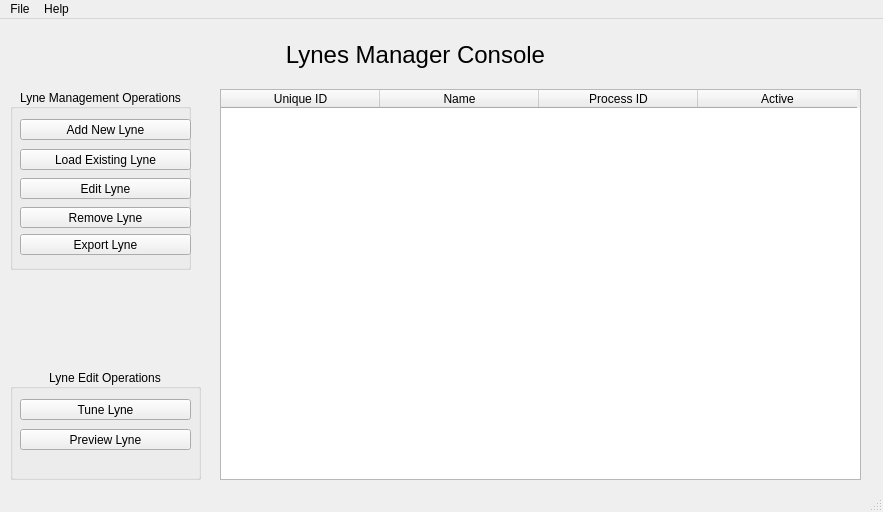
<?xml version="1.0" encoding="UTF-8"?>
<ui version="4.0">
 <class>LynesManagerMain</class>
 <widget class="QMainWindow" name="LynesManagerMain">
  <property name="geometry">
   <rect>
    <x>0</x>
    <y>0</y>
    <width>883</width>
    <height>512</height>
   </rect>
  </property>
  <property name="windowTitle">
   <string>Lynes Manager</string>
  </property>
  <widget class="QWidget" name="centralWidget">
   <widget class="QGroupBox" name="operationsPanel">
    <property name="geometry">
     <rect>
      <x>10</x>
      <y>70</y>
      <width>181</width>
      <height>181</height>
     </rect>
    </property>
    <property name="title">
     <string>Lyne Management Operations</string>
    </property>
    <property name="alignment">
     <set>Qt::AlignCenter</set>
    </property>
    <widget class="QPushButton" name="addLyneButton">
     <property name="geometry">
      <rect>
       <x>10</x>
       <y>30</y>
       <width>171</width>
       <height>21</height>
      </rect>
     </property>
     <property name="text">
      <string>Add New Lyne</string>
     </property>
    </widget>
    <widget class="QPushButton" name="removeLyne">
     <property name="geometry">
      <rect>
       <x>10</x>
       <y>118</y>
       <width>171</width>
       <height>21</height>
      </rect>
     </property>
     <property name="text">
      <string>Remove Lyne</string>
     </property>
    </widget>
    <widget class="QPushButton" name="exportLineButton">
     <property name="geometry">
      <rect>
       <x>10</x>
       <y>145</y>
       <width>171</width>
       <height>21</height>
      </rect>
     </property>
     <property name="text">
      <string>Export Lyne</string>
     </property>
    </widget>
    <widget class="QPushButton" name="LoadExistingLyneButton">
     <property name="geometry">
      <rect>
       <x>10</x>
       <y>60</y>
       <width>171</width>
       <height>21</height>
      </rect>
     </property>
     <property name="text">
      <string>Load Existing Lyne</string>
     </property>
    </widget>
    <widget class="QPushButton" name="editLyneButton">
     <property name="geometry">
      <rect>
       <x>10</x>
       <y>89</y>
       <width>171</width>
       <height>21</height>
      </rect>
     </property>
     <property name="text">
      <string>Edit Lyne</string>
     </property>
    </widget>
   </widget>
   <widget class="QGroupBox" name="groupBox">
    <property name="geometry">
     <rect>
      <x>10</x>
      <y>350</y>
      <width>191</width>
      <height>111</height>
     </rect>
    </property>
    <property name="title">
     <string>Lyne Edit Operations</string>
    </property>
    <property name="alignment">
     <set>Qt::AlignCenter</set>
    </property>
    <widget class="QPushButton" name="tuneLyneButton">
     <property name="geometry">
      <rect>
       <x>10</x>
       <y>30</y>
       <width>171</width>
       <height>21</height>
      </rect>
     </property>
     <property name="text">
      <string>Tune Lyne</string>
     </property>
    </widget>
    <widget class="QPushButton" name="previewLyneButton">
     <property name="geometry">
      <rect>
       <x>10</x>
       <y>60</y>
       <width>171</width>
       <height>21</height>
      </rect>
     </property>
     <property name="text">
      <string>Preview Lyne</string>
     </property>
    </widget>
   </widget>
   <widget class="QTableWidget" name="activeLyneTableWidget">
    <property name="geometry">
     <rect>
      <x>220</x>
      <y>70</y>
      <width>641</width>
      <height>391</height>
     </rect>
    </property>
    <property name="font">
     <font>
      <italic>false</italic>
     </font>
    </property>
    <property name="editTriggers">
     <set>QAbstractItemView::NoEditTriggers</set>
    </property>
    <property name="alternatingRowColors">
     <bool>true</bool>
    </property>
    <property name="selectionMode">
     <enum>QAbstractItemView::SingleSelection</enum>
    </property>
    <property name="selectionBehavior">
     <enum>QAbstractItemView::SelectRows</enum>
    </property>
    <property name="textElideMode">
     <enum>Qt::ElideMiddle</enum>
    </property>
    <property name="sortingEnabled">
     <bool>true</bool>
    </property>
    <property name="rowCount">
     <number>0</number>
    </property>
    <property name="columnCount">
     <number>4</number>
    </property>
    <attribute name="horizontalHeaderDefaultSectionSize">
     <number>159</number>
    </attribute>
    <attribute name="verticalHeaderVisible">
     <bool>false</bool>
    </attribute>
    <column>
     <property name="text">
      <string>Unique ID</string>
     </property>
    </column>
    <column>
     <property name="text">
      <string>Name</string>
     </property>
    </column>
    <column>
     <property name="text">
      <string>Process ID</string>
     </property>
    </column>
    <column>
     <property name="text">
      <string>Active</string>
     </property>
    </column>
   </widget>
   <widget class="QLabel" name="titleLabel">
    <property name="geometry">
     <rect>
      <x>260</x>
      <y>20</y>
      <width>311</width>
      <height>31</height>
     </rect>
    </property>
    <property name="font">
     <font>
      <pointsize>18</pointsize>
     </font>
    </property>
    <property name="text">
     <string>Lynes Manager Console</string>
    </property>
    <property name="alignment">
     <set>Qt::AlignCenter</set>
    </property>
   </widget>
  </widget>
  <widget class="QMenuBar" name="menuBar">
   <property name="geometry">
    <rect>
     <x>0</x>
     <y>0</y>
     <width>883</width>
     <height>19</height>
    </rect>
   </property>
   <widget class="QMenu" name="menuFile">
    <property name="title">
     <string>File</string>
    </property>
    <addaction name="separator"/>
   </widget>
   <widget class="QMenu" name="menuHelp">
    <property name="title">
     <string>Help</string>
    </property>
    <addaction name="separator"/>
   </widget>
   <addaction name="menuFile"/>
   <addaction name="menuHelp"/>
  </widget>
  <widget class="QStatusBar" name="statusBar"/>
 </widget>
 <layoutdefault spacing="6" margin="11"/>
 <resources/>
 <connections/>
</ui>
